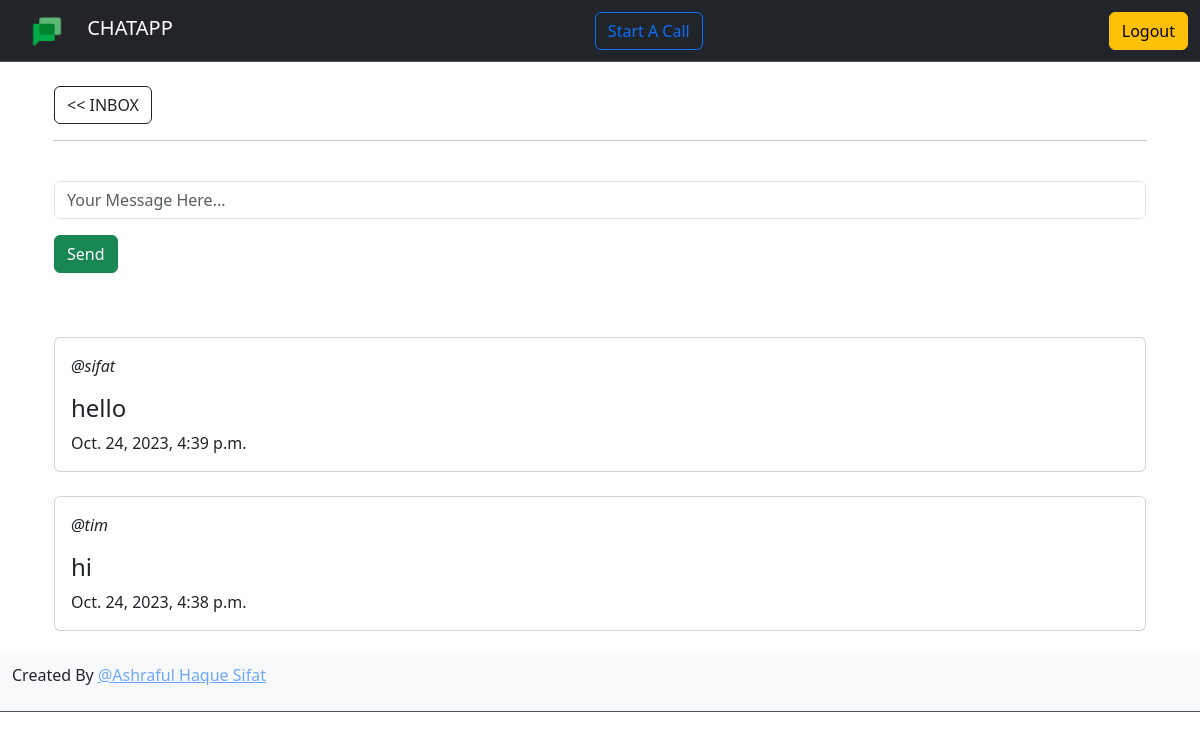
Page /chat/1/ (signed in) on the earlier database version.
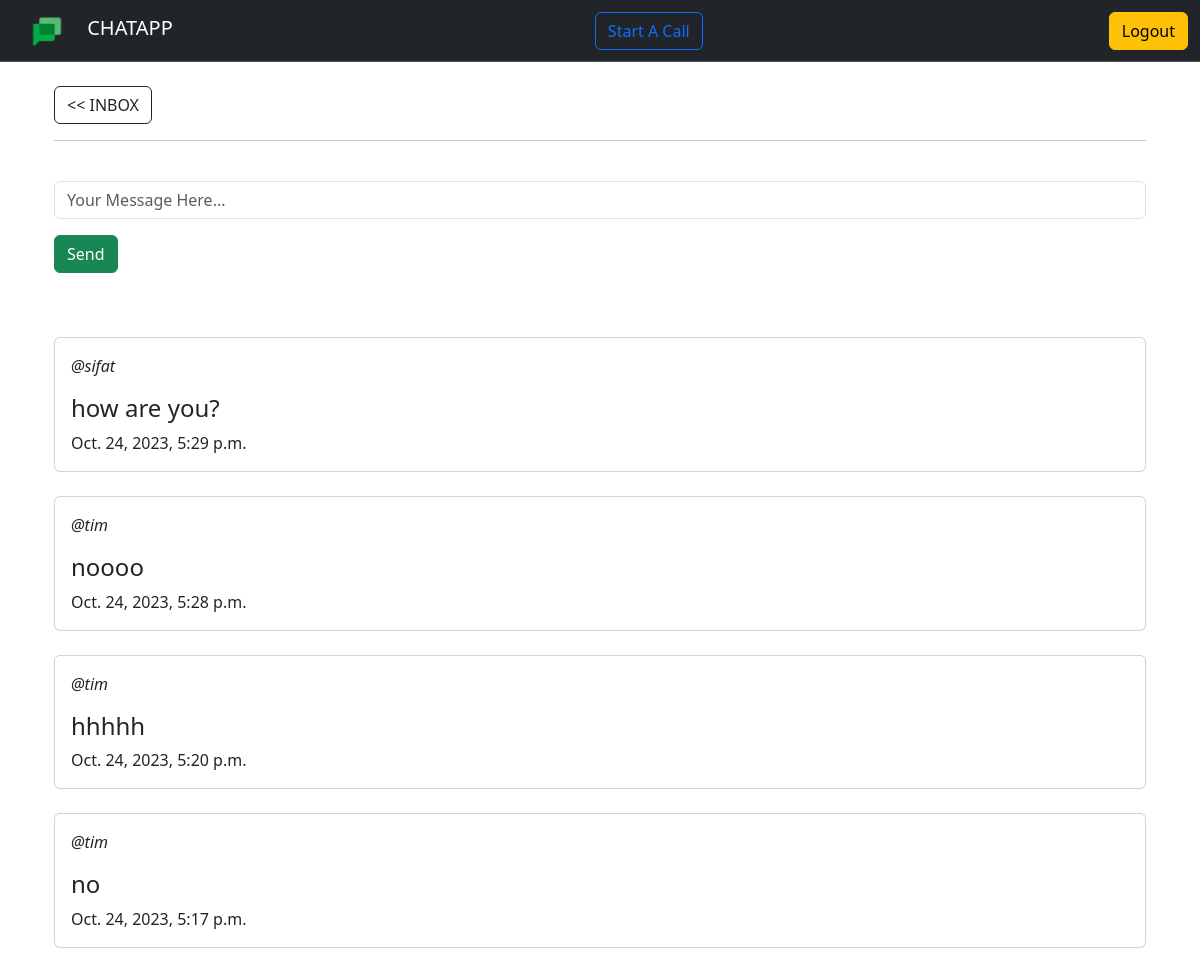
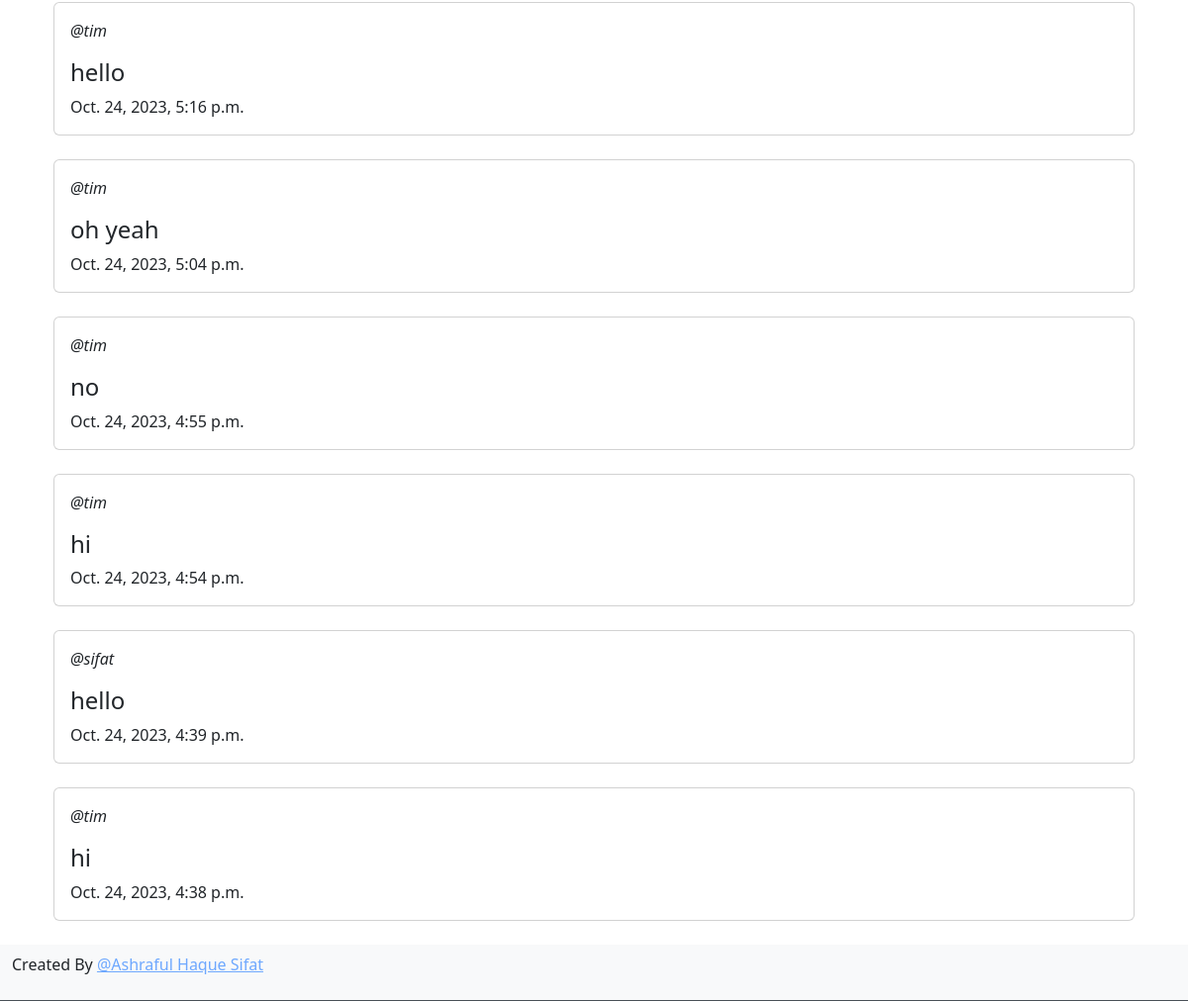
Same page on the later database version (2 pictures, top to bottom).
### chat/models.py (models this page shows)
class Message(models.Model):
    user = models.ForeignKey(User, on_delete=models.CASCADE)
    chat = models.ForeignKey(Chat, on_delete=models.CASCADE)
    body = models.TextField()
    created = models.DateTimeField(auto_now_add=True)
    def __str__(self) -> str:
        return self.body
    class Meta:
        ordering = ["-created"]

### chat/views.py (the view)
# urls.py: path('chat/<int:pk>/', views.chat_view, name='chat'),
@login_required(login_url='home')
def chat_view(request, pk):
    chat = Chat.objects.get(id=pk)
    messages = Message.objects.filter(chat=chat)
    if request.method == "POST":
        body = request.POST['body']
        Message.objects.create(user=request.user, chat=chat, body=body)
    context = {
        'body_messages': messages,
    }
    return render(request, 'chat/chat.html', context)

### chat/templates/chat/chat.html (shortened to what this page needs)
{% extends 'chat/main.html' %}
{% block content %}
<div class="container">
    <div class="container">
        <br>
        <a href="/" class="btn btn-outline-dark"><< INBOX</a>
        <hr><br>
        <form method="POST">
            <div class="mb-3">
                <input type="text" placeholder="Your Message Here..." name="body" class="form-control" id="text" aria-describedby="text">
            </div>
            <button type="submit" class="btn btn-success">Send</button>
        </form>
    </div>
    <br>
    <div class="container">
        {% for body_message in body_messages %}
        <br>
        <div class="card">
            <div class="card-body">
                <p><i>@{{body_message.user.username}}</i></p>
                <h4>{{body_message}}</h4>
                <h10>{{body_message.created}}</h10>
            </div>
        </div>
        {% endfor %}
    </div>
</div>
{% endblock content %}

### chat/templates/chat/main.html (shortened to what this page needs)
{% load static %}
<html lang="en">
<head>
    <link href="https://cdn.jsdelivr.net/npm/bootstrap@5.3.2/dist/css/bootstrap.min.css" rel="stylesheet"
>
</head>
<body>
    <nav class="navbar bg-dark border-bottom border-body" data-bs-theme="dark">
        <div class="container-fluid">
            <a class="navbar-brand" href="/">
                <img src="{% static 'images/logo.png' %}" alt="Logo" width="70" height="34"
                    class="d-inline-block align-text-top">
                CHATAPP
            </a>
            {% if user.is_authenticated %}
            <div>
                <a href="{% url 'call' %}" class="btn btn-outline-primary">Start A Call</a>
            </div>
            <a class="btn btn-warning" href="{% url 'logout' %}">
                Logout
            </a>
            {% endif %}
        </div>
    </nav>
    {% block content %}
    {% endblock content %}
    <br>
    <footer>
        <nav class="navbar bg-light border-bottom border-body" data-bs-theme="dark">
            <div class="container-fluid">
                <p>Created By <a href="//ibizn.com/sifat">@Ashraful Haque Sifat</a></p>
            </div>
        </nav>
    </footer>
</body>
</html>

Differences in the rows shown:
added Message: user.username "sifat", body "how are you?", created "Oct. 24, 2023, 5:29 p.m."
added Message: user.username "tim", body "noooo", created "Oct. 24, 2023, 5:28 p.m."
added Message: user.username "tim", body "hhhhh", created "Oct. 24, 2023, 5:20 p.m."
added Message: user.username "tim", body "no", created "Oct. 24, 2023, 5:17 p.m."
added Message: user.username "tim", body "hello", created "Oct. 24, 2023, 5:16 p.m."
added Message: user.username "tim", body "oh yeah", created "Oct. 24, 2023, 5:04 p.m."
added Message: user.username "tim", body "no", created "Oct. 24, 2023, 4:55 p.m."
added Message: user.username "tim", body "hi", created "Oct. 24, 2023, 4:54 p.m."
